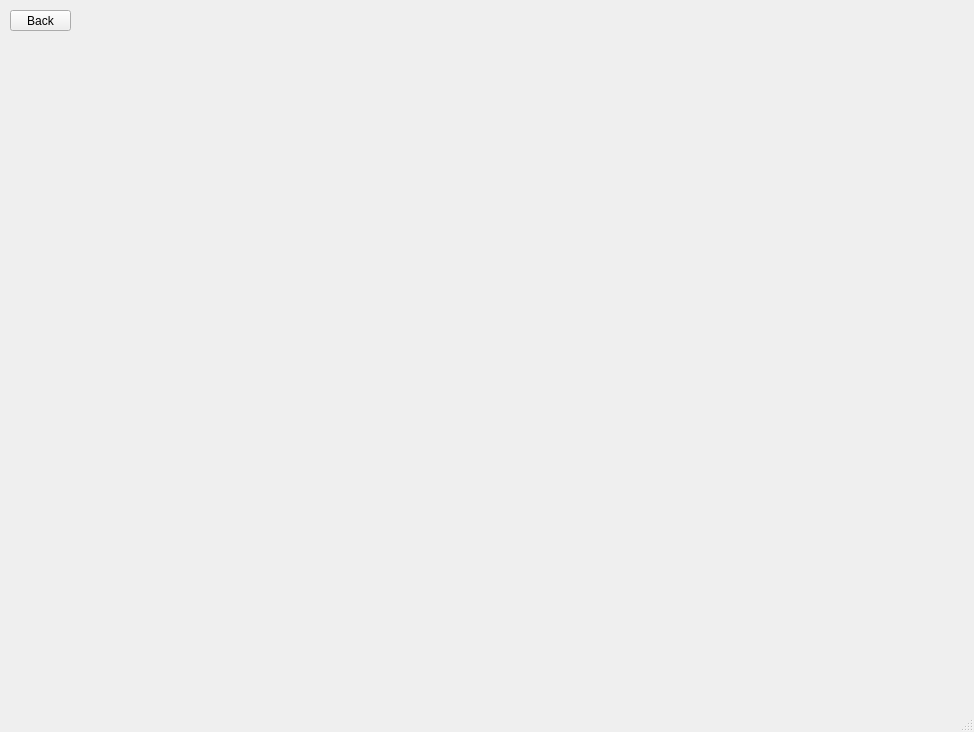
<?xml version="1.0" encoding="UTF-8"?>
<ui version="4.0">
 <class>AnalyseCrypto</class>
 <widget class="QMainWindow" name="AnalyseCrypto">
  <property name="geometry">
   <rect>
    <x>0</x>
    <y>0</y>
    <width>974</width>
    <height>732</height>
   </rect>
  </property>
  <property name="windowTitle">
   <string>MainWindow</string>
  </property>
  <widget class="QWidget" name="centralwidget">
   <widget class="QPushButton" name="back_button">
    <property name="geometry">
     <rect>
      <x>10</x>
      <y>10</y>
      <width>61</width>
      <height>21</height>
     </rect>
    </property>
    <property name="text">
     <string>Back</string>
    </property>
   </widget>
  </widget>
  <widget class="QMenuBar" name="menubar">
   <property name="geometry">
    <rect>
     <x>0</x>
     <y>0</y>
     <width>974</width>
     <height>26</height>
    </rect>
   </property>
  </widget>
  <widget class="QStatusBar" name="statusbar"/>
 </widget>
 <resources/>
 <connections/>
</ui>
